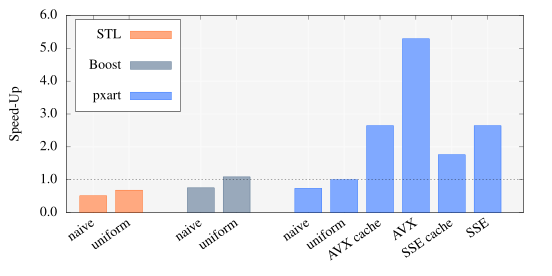

Write the gnuplot code that produced this figure.
set datafile separator ','
set size 2,1
# unset key
set key left
# set yr [0:0.5]
set yrange [0:0.001 < * < 1000]
# set ytics 0.25
set xr [-0.75:12]
set xtics rotate by 35 right
set yl "Speed-Up"
set format y "%.1f"
bs = 0.75
scale = 0.37
plot \
  "monte_carlo_pi_desktop.dat" every :::0::0 u 0:(scale/$2):(bs):xtic(1) with boxes fs solid 0.5 lc rgb "#ff5500" title "STL",\
  "" every :::1::1 u ($0+3):(scale/$2):(bs):xtic(1) with boxes fs solid 0.5 lc rgb "#335577" title "Boost",\
  "" every :::2::2 u ($0+6):(scale/$2):(bs):xtic(1) with boxes fs solid 0.5 lc rgb "#0055ff" title "pxart",\
  1 with l dt 2 lc black notitle,\
